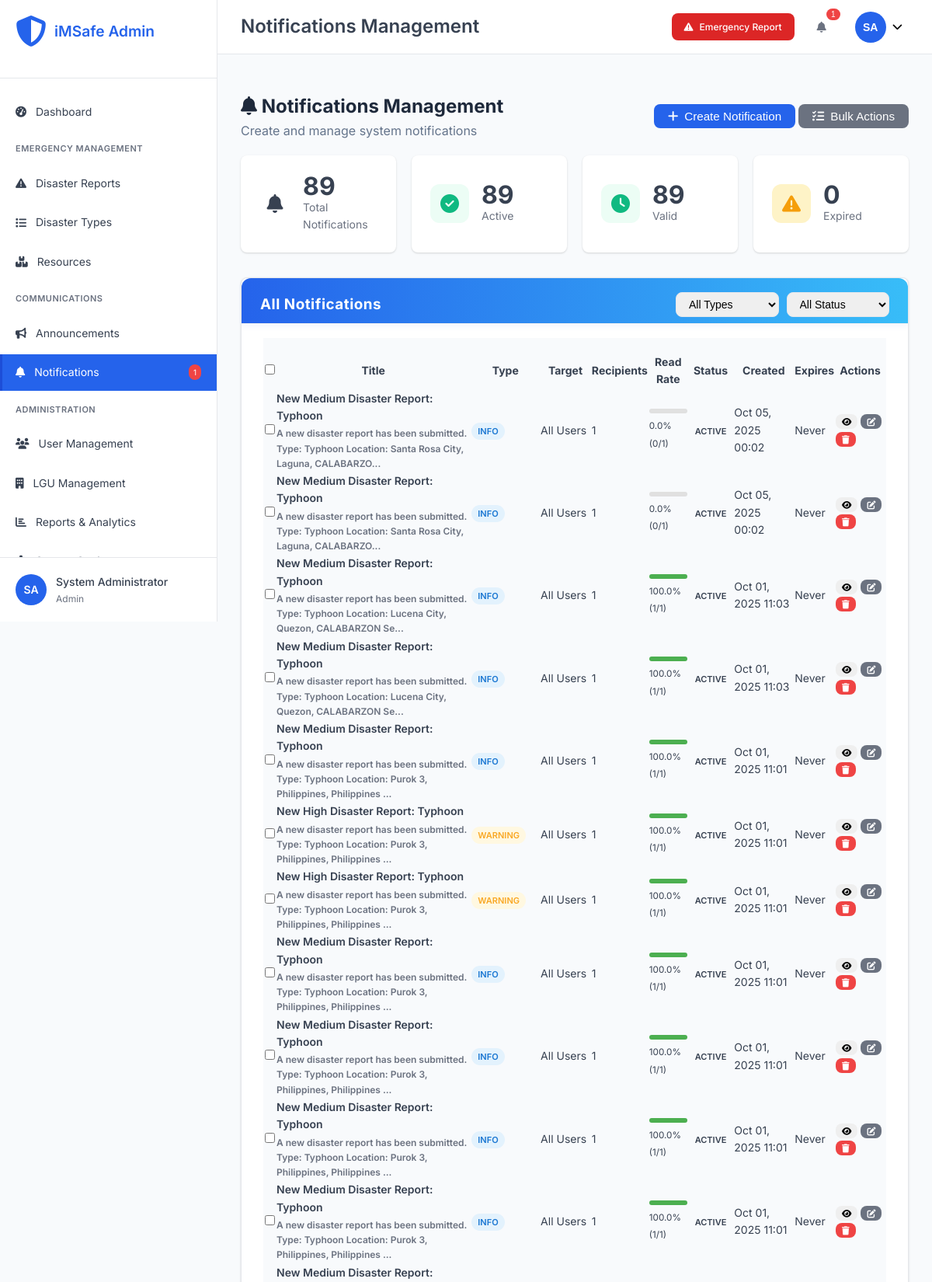
The page /admin/notifications.php (signed in, upper part) on the database its author committed.
### tables this page shows
CREATE TABLE `notifications` (
  `notification_id` int(11) NOT NULL,
  `user_id` int(11) NOT NULL,
  `title` varchar(200) NOT NULL,
  `message` text NOT NULL,
  `type` enum('disaster_assigned','status_update','escalation','deadline_warning','system','alert','warning','info') NOT NULL DEFAULT 'info',
  `related_id` int(11) DEFAULT NULL,
  `related_disaster_id` int(11) DEFAULT NULL,
  `is_read` tinyint(1) DEFAULT 0,
  `created_at` timestamp NOT NULL DEFAULT current_timestamp(),
  `read_at` timestamp NULL DEFAULT NULL,
  `target_role` enum('admin','reporter') DEFAULT NULL,
  `target_lgu_id` int(11) DEFAULT NULL,
  `expires_at` timestamp NULL DEFAULT NULL,
  `is_active` tinyint(1) DEFAULT 1,
  `created_by` int(11) DEFAULT NULL
);

### admin/notifications.php (the view, shortened to what this page needs)
<?php
require_once '../config/database.php';
try {
    $stmt = $pdo->query("
        SELECT n.*,
               l.lgu_name,
               CONCAT(u.first_name, ' ', u.last_name) as created_by_name,
               (SELECT COUNT(*) FROM notifications n2 WHERE n2.notification_id = n.notification_id AND n2.is_read = 1) as read_count,
               (SELECT COUNT(*) FROM notifications n3 WHERE n3.notification_id = n.notification_id) as total_recipients
        FROM notifications n
        LEFT JOIN lgus l ON n.target_lgu_id = l.lgu_id
        LEFT JOIN users u ON n.created_by = u.user_id
        ORDER BY n.created_at DESC
    ");
    $notifications = $stmt->fetchAll();
    $stats_stmt = $pdo->query("
        SELECT
            COUNT(DISTINCT notification_id) as total_notifications,
            COUNT(CASE WHEN is_active = 1 THEN 1 END) as active_notifications,
            COUNT(CASE WHEN expires_at IS NULL OR expires_at > NOW() THEN 1 END) as valid_notifications,
            COUNT(CASE WHEN expires_at IS NOT NULL AND expires_at <= NOW() THEN 1 END) as expired_notifications
        FROM notifications
    ");
    $stats = $stats_stmt->fetch();
} catch (Exception $e) {
    error_log("Notifications fetch error: " . $e->getMessage());
    $notifications = [];
    $lgus = [];
    $stats = ['total_notifications' => 0, 'active_notifications' => 0, 'valid_notifications' => 0, 'expired_notifications' => 0];
}
include 'includes/header.php';
?>
<div class="page-header">
    <div class="page-title">
        <h2><i class="fas fa-bell"></i> Notifications Management</h2>
        <p>Create and manage system notifications</p>
    </div>
    <div class="page-actions">
        <button onclick="showCreateModal()" class="btn btn-primary">
            <i class="fas fa-plus"></i> Create Notification
        </button>
        <button onclick="showBulkActionsModal()" class="btn btn-secondary">
            <i class="fas fa-tasks"></i> Bulk Actions
        </button>
    </div>
</div>
<div class="stats-grid">
    <div class="stat-card">
        <div class="stat-icon primary">
            <i class="fas fa-bell"></i>
        </div>
        <div class="stat-content">
            <div class="stat-number"><?php echo $stats['total_notifications']; ?></div>
            <div class="stat-label">Total Notifications</div>
        </div>
    </div>
    <div class="stat-card">
        <div class="stat-icon success">
            <i class="fas fa-check-circle"></i>
        </div>
        <div class="stat-content">
            <div class="stat-number"><?php echo $stats['active_notifications']; ?></div>
            <div class="stat-label">Active</div>
        </div>
    </div>
    <div class="stat-card">
        <div class="stat-icon info">
            <i class="fas fa-clock"></i>
        </div>
        <div class="stat-content">
            <div class="stat-number"><?php echo $stats['valid_notifications']; ?></div>
            <div class="stat-label">Valid</div>
        </div>
    </div>
    <div class="stat-card">
        <div class="stat-icon warning">
            <i class="fas fa-exclamation-triangle"></i>
        </div>
        <div class="stat-content">
            <div class="stat-number"><?php echo $stats['expired_notifications']; ?></div>
            <div class="stat-label">Expired</div>
        </div>
    </div>
</div>
<div class="dashboard-card">
    <div class="card-header">
        <h3>All Notifications</h3>
        <div class="filters">
            <select id="typeFilter" onchange="filterNotifications()">
                <option value="">All Types</option>
            </select>
            <select id="statusFilter" onchange="filterNotifications()">
                <option value="">All Status</option>
            </select>
        </div>
    </div>
    <div class="card-content">
        <div class="table-container">
            <table id="notificationsTable">
                <thead>
                    <tr>
                        <th><input type="checkbox" id="selectAll" onchange="toggleAllCheckboxes()"></th>
                        <th>Title</th>
                        <th>Type</th>
                        <th>Target</th>
                        <th>Recipients</th>
                        <th>Read Rate</th>
                        <th>Status</th>
                        <th>Created</th>
                        <th>Expires</th>
                        <th>Actions</th>
                    </tr>
                </thead>
                <tbody>
                    <?php foreach ($notifications as $notification): ?>
                        <tr>
                            <td>
                                <input type="checkbox" class="notification-checkbox"
                                       value="<?php echo $notification['notification_id']; ?>">
                            </td>
                            <td>
                                <div class="notification-title">
                                    <?php echo htmlspecialchars($notification['title']); ?>
                                    <?php if ($notification['message']): ?>
                                        <div class="notification-preview">
                                            <?php echo htmlspecialchars(substr($notification['message'], 0, 100)) . '...'; ?>
                                        </div>
                                    <?php endif; ?>
                                </div>
                            </td>
                            <td>
                                <span class="type-badge type-<?php echo $notification['type']; ?>">
                                    <?php echo ucfirst(str_replace('_', ' ', $notification['type'])); ?>
                                </span>
                            </td>
                            <td>
                                <?php if ($notification['target_role'] && $notification['lgu_name']): ?>
                                    <?php echo ucfirst($notification['target_role']) . ' @ ' . $notification['lgu_name']; ?>
                                <?php elseif ($notification['target_role']): ?>
                                    <?php echo ucfirst($notification['target_role']) . ' (All LGUs)'; ?>
                                <?php elseif ($notification['lgu_name']): ?>
                                    <?php echo $notification['lgu_name'] . ' (All Roles)'; ?>
                                <?php else: ?>
                                    All Users
                                <?php endif; ?>
                            </td>
                            <td><?php echo $notification['total_recipients']; ?></td>
                            <td>
                                <?php
                                $read_rate = $notification['total_recipients'] > 0
                                    ? ($notification['read_count'] / $notification['total_recipients']) * 100
                                    : 0;
                                ?>
                                <div class="progress-bar">
                                    <div class="progress-fill" style="width: <?php echo $read_rate; ?>%"></div>
                                </div>
                                <small><?php echo number_format($read_rate, 1); ?>% (<?php echo $notification['read_count']; ?>/<?php echo $notification['total_recipients']; ?>)</small>
                            </td>
                            <td>
                                <?php
                                $is_expired = $notification['expires_at'] && strtotime($notification['expires_at']) <= time();
                                $status_class = $notification['is_active'] ? ($is_expired ? 'expired' : 'active') : 'inactive';
                                $status_text = $notification['is_active'] ? ($is_expired ? 'Expired' : 'Active') : 'Inactive';
                                ?>
                                <span class="status-badge status-<?php echo $status_class; ?>">
                                    <?php echo $status_text; ?>
                                </span>
                            </td>
                            <td><?php echo date('M d, Y H:i', strtotime($notification['created_at'])); ?></td>
                            <td>
                                <?php if ($notification['expires_at']): ?>
                                    <?php echo date('M d, Y H:i', strtotime($notification['expires_at'])); ?>
                                <?php else: ?>
                                    <span class="text-muted">Never</span>
                                <?php endif; ?>
                            </td>
                            <td>
                                <div class="action-buttons">
                                    <button onclick="viewNotification(<?php echo $notification['notification_id']; ?>)"
                                            class="btn btn-xs btn-info" title="View Details">
                                        <i class="fas fa-eye"></i>
                                    </button>
                                    <button onclick="editNotification(<?php echo $notification['notification_id']; ?>)"
                                            class="btn btn-xs btn-secondary" title="Edit">
                                        <i class="fas fa-edit"></i>
                                    </button>
                                    <button onclick="deleteNotification(<?php echo $notification['notification_id']; ?>)"
                                            class="btn btn-xs btn-danger" title="Delete">
                                        <i class="fas fa-trash"></i>
                                    </button>
                                </div>
                            </td>
                        </tr>
                    <?php endforeach; ?>
                </tbody>
            </table>
        </div>
    </div>
</div>
<?php include 'includes/footer.php'; ?>

### admin/assets/css/admin.css (style rules this page uses)
.dashboard-card .card-header { display: flex; align-items: center; gap: 10px; background: linear-gradient(90deg, #2563eb 0%, #38bdf8 100%); color: #fff; border-radius: 12px 12px 0 0; padding: 18px 24px 12px 24px; margin: -32px -28px 18px -28px; box-shadow: 0 2px 8px 0 rgba(37,99,235,0.08); }
.dashboard-card .card-header h3 { color: #fff; font-size: 1.18rem; margin: 0; font-weight: 700; letter-spacing: 0.5px; }
.dashboard-card .card-content { background: #f8fafc; border-radius: 0 0 12px 12px; padding: 18px 0 8px 0; }
.dashboard-card { background: #fff; border-radius: 14px; box-shadow: 0 4px 24px 0 rgba(0,0,0,0.08); padding: 32px 28px 24px 28px; margin-top: 32px; margin-bottom: 32px; border: 1px solid #e5e7eb; }
.dashboard-card .card-header { border-bottom: 1px solid #f1f1f1; margin-bottom: 18px; padding-bottom: 8px; }
.dashboard-card h3 { font-size: 1.3rem; color: #2563eb; margin: 0; }
.dashboard-card .card-content { display: flex; flex-direction: column; gap: 14px; }
.page-header { display: flex; align-items: center; justify-content: space-between; margin-bottom: 18px; margin-top: 18px; }
.page-title h2 { margin: 0; color: #1e293b; font-size: 1.5rem; font-weight: 700; }
.page-title p { margin: 0; color: #64748b; font-size: 1rem; }
.page-actions .btn { font-size: 0.95rem; padding: 7px 18px; }
:root { --primary-color: #2563eb; --primary-dark: #1d4ed8; --secondary-color: #6b7280; --success-color: #10b981; --warning-color: #f59e0b; --danger-color: #ef4444; --info-color: #3b82f6; --light-color: #f9fafb; --dark-color: #1f2937; --border-color: #e5e7eb; --text-color: #374151; --text-muted: #6b7280; --sidebar-width: 280px; --header-height: 70px; --border-radius: 8px; --shadow: 0 1px 3px 0 rgba(0, 0, 0, 0.1), 0 1px 2px 0 rgba(0, 0, 0, 0.06); --shadow-lg: 0 10px 15px -3px rgba(0, 0, 0, 0.1), 0 4px 6px -2px rgba(0, 0, 0, 0.05); }
* { margin: 0; padding: 0; box-sizing: border-box; }
body { font-family: 'Inter', sans-serif; font-size: 14px; line-height: 1.6; color: var(--text-color); background-color: #f8fafc; }
input, select, textarea { width: 100%; padding: 12px 16px; border: 1px solid var(--border-color); border-radius: var(--border-radius); font-size: 14px; transition: all 0.3s ease; }
.btn { display: inline-flex; align-items: center; justify-content: center; gap: 8px; padding: 12px 24px; border: none; border-radius: var(--border-radius); font-size: 14px; font-weight: 500; text-decoration: none; cursor: pointer; transition: all 0.3s ease; white-space: nowrap; }
.btn-primary { background-color: var(--primary-color); color: white; }
.btn-secondary { background-color: var(--secondary-color); color: white; }
.btn-danger { background-color: var(--danger-color); color: white; }
.btn-xs { padding: 4px 8px; font-size: 11px; }
.stats-grid { display: grid; grid-template-columns: repeat(auto-fit, minmax(200px, 1fr)); gap: 20px; margin-bottom: 30px; }
.stat-card { background: white; padding: 24px; border-radius: var(--border-radius); box-shadow: var(--shadow); display: flex; align-items: center; gap: 16px; }
.stat-icon { width: 50px; height: 50px; border-radius: 12px; display: flex; align-items: center; justify-content: center; font-size: 1.5rem; }
.stat-icon.warning { background-color: #fef3c7; color: var(--warning-color); }
.stat-icon.info { background-color: #ecfdf5; color: var(--success-color); }
.stat-icon.success { background-color: #ecfdf5; color: var(--success-color); }
.stat-number { font-size: 2rem; font-weight: 700; color: var(--text-color); line-height: 1; }
.stat-label { font-size: 14px; color: var(--text-muted); }
.dashboard-card { background: white; border-radius: var(--border-radius); box-shadow: var(--shadow); overflow: hidden; }
.card-header { padding: 20px 24px; border-bottom: 1px solid var(--border-color); display: flex; align-items: center; justify-content: space-between; }
.card-header h3 { font-size: 1.1rem; font-weight: 600; color: var(--text-color); display: flex; align-items: center; gap: 10px; }
.card-content { padding: 24px; }
.status-badge { padding: 4px 8px; border-radius: 4px; font-size: 11px; font-weight: 600; text-transform: uppercase; }

### rows shown on the page
notifications: title "New Medium Disaster Report: Typhoon", message "A new disaster report has been submitted. Type: Typhoon Location: Santa Rosa City, Laguna, CALABARZO", type "INFO", shows "All Users", total_recipients "1", read_rate "0.0", read_count "0", created_at "Oct 05, 2025 00:02", shows "Never"
notifications: title "New Medium Disaster Report: Typhoon", message "A new disaster report has been submitted. Type: Typhoon Location: Santa Rosa City, Laguna, CALABARZO", type "INFO", shows "All Users", total_recipients "1", read_rate "0.0", read_count "0", created_at "Oct 05, 2025 00:02", shows "Never"
notifications: title "New Medium Disaster Report: Typhoon", message "A new disaster report has been submitted. Type: Typhoon Location: Lucena City, Quezon, CALABARZON Se", type "INFO", shows "All Users", total_recipients "1", $read_rate 100 (drawn), read_rate "100.0", read_count "1", created_at "Oct 01, 2025 11:03", shows "Never"
notifications: title "New Medium Disaster Report: Typhoon", message "A new disaster report has been submitted. Type: Typhoon Location: Lucena City, Quezon, CALABARZON Se", type "INFO", shows "All Users", total_recipients "1", $read_rate 100 (drawn), read_rate "100.0", read_count "1", created_at "Oct 01, 2025 11:03", shows "Never"
notifications: title "New Medium Disaster Report: Typhoon", message "A new disaster report has been submitted. Type: Typhoon Location: Purok 3, Philippines, Philippines", type "INFO", shows "All Users", total_recipients "1", $read_rate 100 (drawn), read_rate "100.0", read_count "1", created_at "Oct 01, 2025 11:01", shows "Never"
notifications: title "New High Disaster Report: Typhoon", message "A new disaster report has been submitted. Type: Typhoon Location: Purok 3, Philippines, Philippines", type "WARNING", shows "All Users", total_recipients "1", $read_rate 100 (drawn), read_rate "100.0", read_count "1", created_at "Oct 01, 2025 11:01", shows "Never"
notifications: title "New High Disaster Report: Typhoon", message "A new disaster report has been submitted. Type: Typhoon Location: Purok 3, Philippines, Philippines", type "WARNING", shows "All Users", total_recipients "1", $read_rate 100 (drawn), read_rate "100.0", read_count "1", created_at "Oct 01, 2025 11:01", shows "Never"
notifications: title "New Medium Disaster Report: Typhoon", message "A new disaster report has been submitted. Type: Typhoon Location: Purok 3, Philippines, Philippines", type "INFO", shows "All Users", total_recipients "1", $read_rate 100 (drawn), read_rate "100.0", read_count "1", created_at "Oct 01, 2025 11:01", shows "Never"
notifications: title "New Medium Disaster Report: Typhoon", message "A new disaster report has been submitted. Type: Typhoon Location: Purok 3, Philippines, Philippines", type "INFO", shows "All Users", total_recipients "1", $read_rate 100 (drawn), read_rate "100.0", read_count "1", created_at "Oct 01, 2025 11:01", shows "Never"
notifications: title "New Medium Disaster Report: Typhoon", message "A new disaster report has been submitted. Type: Typhoon Location: Purok 3, Philippines, Philippines", type "INFO", shows "All Users", total_recipients "1", $read_rate 100 (drawn), read_rate "100.0", read_count "1", created_at "Oct 01, 2025 11:01", shows "Never"
notifications: title "New Medium Disaster Report: Typhoon", message "A new disaster report has been submitted. Type: Typhoon Location: Purok 3, Philippines, Philippines", type "INFO", shows "All Users", total_recipients "1", $read_rate 100 (drawn), read_rate "100.0", read_count "1", created_at "Oct 01, 2025 11:01", shows "Never"

### other values the page prints
$notifications_count "1"
getUserInitials() "SA"
getUserName() "System Administrator"
str_replace('_', ' ', $_SESSION['role']) "Admin"
$page_title "Notifications Management"
$stats['total_notifications'] "89"
$stats['active_notifications'] "89"
$stats['valid_notifications'] "89"
$stats['expired_notifications'] "0"
